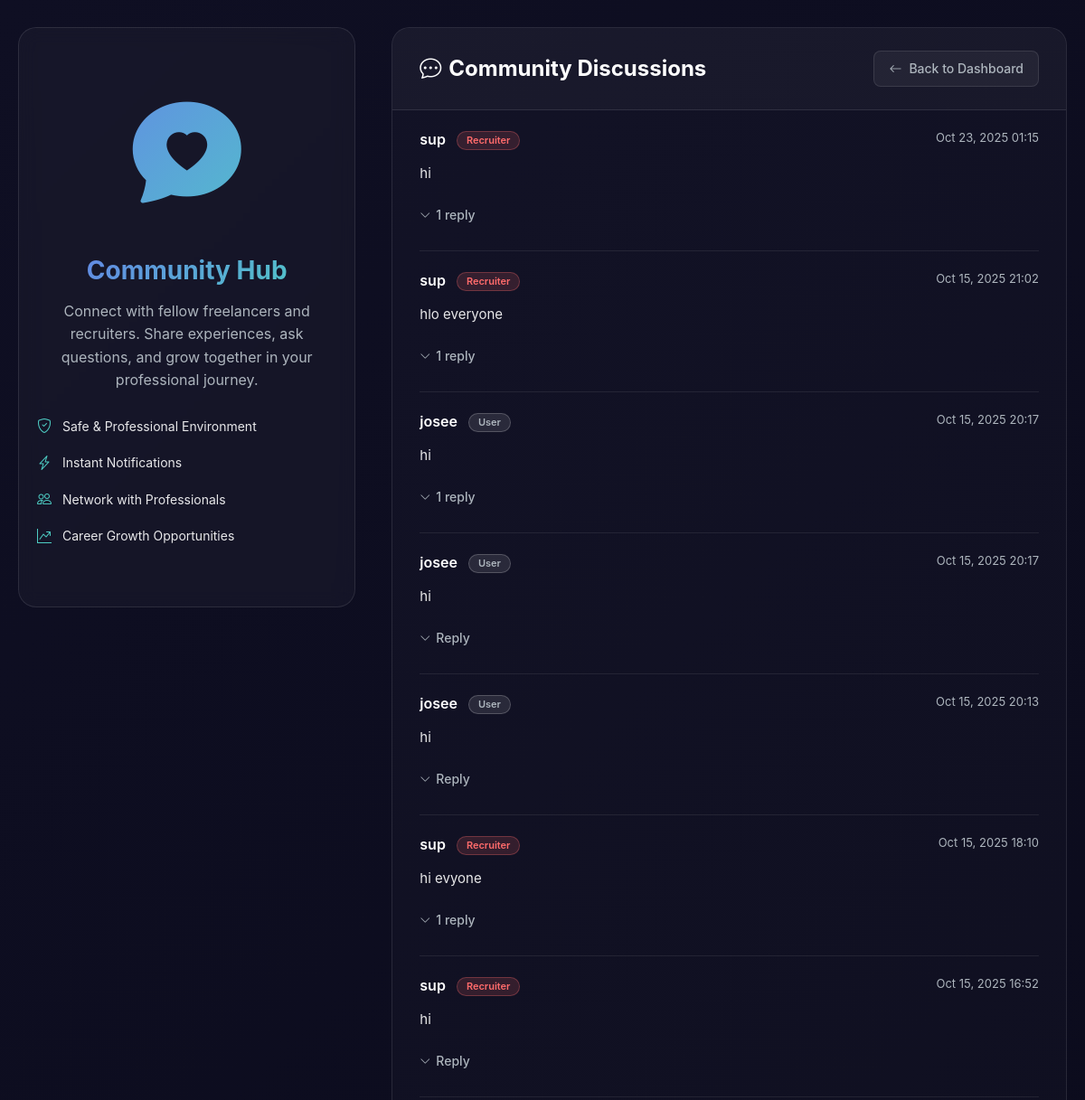
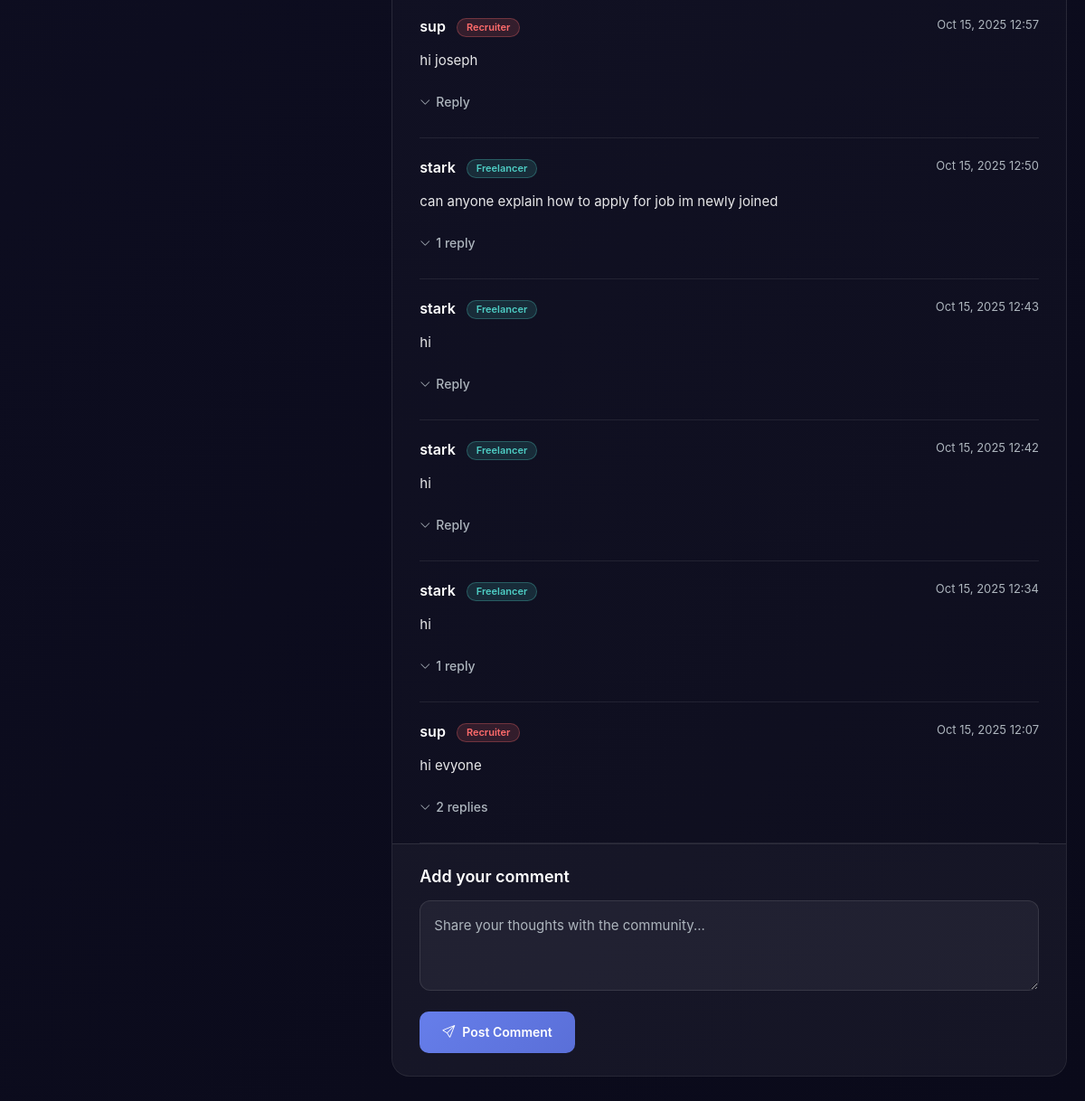
Screenshot of /recruiter_discussions/ (signed in) with the database file from the repository (2 pictures, top to bottom).
### freelancer/models.py (models this page shows, shortened)
class DiscussionComment(models.Model):
    user = models.ForeignKey(User, on_delete=models.CASCADE)
    content = models.TextField()
    parent = models.ForeignKey('self', on_delete=models.CASCADE, null=True, blank=True, related_name='replies')
    created_at = models.DateTimeField(auto_now_add=True)
    class Meta:
        ordering = ['-created_at']

### freelancer/views.py (the view, shortened to what this page needs)
# urls.py: path('recruiter_discussions/',recruiter_discussions,name="recruiter_discussions"),
@login_required
def recruiter_discussions(request):
    comments = DiscussionComment.objects.filter(parent__isnull=True).order_by('-created_at')  # top-level comments
    return render(request, 'recruiter/discussions.html', {'comments': comments})

### templates/recruiter/discussions.html (shortened to what this page needs)
<!DOCTYPE html>
<html lang="en">
<head>
    <link href="https://cdn.jsdelivr.net/npm/bootstrap@5.3.0/dist/css/bootstrap.min.css" rel="stylesheet">
    <link rel="stylesheet" href="https://cdn.jsdelivr.net/npm/bootstrap-icons@1.11.0/font/bootstrap-icons.css">
</head>
<body>
    <div class="main-container">
        <div class="left-section">
            <i class="bi bi-chat-heart-fill discussion-icon"></i>
            <h2 class="left-title">Community Hub</h2>
            <p class="left-description">
                Connect with fellow freelancers and recruiters. Share experiences, ask questions, and grow together in your professional journey.
            </p>
            <div class="features-list">
                <div class="feature-item">
                    <i class="bi bi-shield-check feature-icon"></i>
                    <span>Safe & Professional Environment</span>
                </div>
                <div class="feature-item">
                    <i class="bi bi-lightning-charge feature-icon"></i>
                    <span>Instant Notifications</span>
                </div>
                <div class="feature-item">
                    <i class="bi bi-people feature-icon"></i>
                    <span>Network with Professionals</span>
                </div>
                <div class="feature-item">
                    <i class="bi bi-graph-up-arrow feature-icon"></i>
                    <span>Career Growth Opportunities</span>
                </div>
            </div>
        </div>
        <div class="right-section">
            <div class="discussion-header">
                <h1 class="discussion-title">
                    <i class="bi bi-chat-dots me-2"></i>Community Discussions
                </h1>
                <a href="{% url 'admin_dashboard' %}" class="back-btn">
                    <i class="bi bi-arrow-left"></i>
                    Back to Dashboard
                </a>
            </div>
            <div class="comments-container">
                {% for comment in comments %}
                <div class="comment-item">
                    <div class="comment-header">
                        <div class="user-info">
                            <span class="username">{{ comment.user.username }}</span>
                            <span class="badge {% if comment.user.freelancerprofile %}badge-freelancer{% elif comment.user.recruiterprofile %}badge-recruiter{% else %}badge-user{% endif %}">
                                {% if comment.user.freelancerprofile %}
                                    Freelancer
                                {% elif comment.user.recruiterprofile %}
                                    Recruiter
                                {% else %}
                                    User
                                {% endif %}
                            </span>
                        </div>
                        <span class="comment-time">{{ comment.created_at|date:"M d, Y H:i" }}</span>
                    </div>
                    <div class="comment-content">
                        {{ comment.content }}
                    </div>
                    <button class="reply-toggle" onclick="toggleReplies(this)">
                        <i class="bi bi-chevron-down"></i>
                        <span>
                            {% if comment.replies.count > 0 %}
                                {{ comment.replies.count }} repl{{ comment.replies.count|pluralize:"y,ies" }}
                            {% else %}
                                Reply
                            {% endif %}
                        </span>
                    </button>
                </div>
                {% empty %}
                <div class="empty-state">
                    <i class="bi bi-chat-square-text empty-icon"></i>
                    <h3 class="empty-title">No discussions yet</h3>
                    <p class="empty-text">Start the conversation by posting the first comment!</p>
                </div>
                {% endfor %}
            </div>
            <div class="comment-form-section">
                <h3 class="comment-form-title">Add your comment</h3>
                <form method="POST">
                    <textarea name="content" class="comment-textarea" placeholder="Share your thoughts with the community..." required></textarea>
                    <button type="submit" class="submit-btn">
                        <i class="bi bi-send"></i> Post Comment
                    </button>
                </form>
            </div>
        </div>
    </div>
</body>
</html>

### rows the page displays
DiscussionComment: user.username "sup", shows "Recruiter", created_at "Oct 23, 2025 01:15", content "hi", replies.count "1"
DiscussionComment: user.username "sup", shows "Recruiter", created_at "Oct 15, 2025 21:02", content "hlo everyone", replies.count "1"
DiscussionComment: user.username "josee", shows "User", created_at "Oct 15, 2025 20:17", content "hi", replies.count "1"
DiscussionComment: user.username "josee", shows "User", created_at "Oct 15, 2025 20:17", content "hi", shows "Reply"
DiscussionComment: user.username "josee", shows "User", created_at "Oct 15, 2025 20:13", content "hi", shows "Reply"
DiscussionComment: user.username "sup", shows "Recruiter", created_at "Oct 15, 2025 18:10", content "hi evyone", replies.count "1"
DiscussionComment: user.username "sup", shows "Recruiter", created_at "Oct 15, 2025 16:52", content "hi", shows "Reply"
DiscussionComment: user.username "sup", shows "Recruiter", created_at "Oct 15, 2025 12:57", content "hi joseph", shows "Reply"
DiscussionComment: user.username "stark", shows "Freelancer", created_at "Oct 15, 2025 12:50", content "can anyone explain how to apply for job im newly joined", replies.count "1"
DiscussionComment: user.username "stark", shows "Freelancer", created_at "Oct 15, 2025 12:43", content "hi", shows "Reply"
DiscussionComment: user.username "stark", shows "Freelancer", created_at "Oct 15, 2025 12:42", content "hi", shows "Reply"
DiscussionComment: user.username "stark", shows "Freelancer", created_at "Oct 15, 2025 12:34", content "hi", replies.count "1"
DiscussionComment: user.username "sup", shows "Recruiter", created_at "Oct 15, 2025 12:07", content "hi evyone", replies.count "2"
